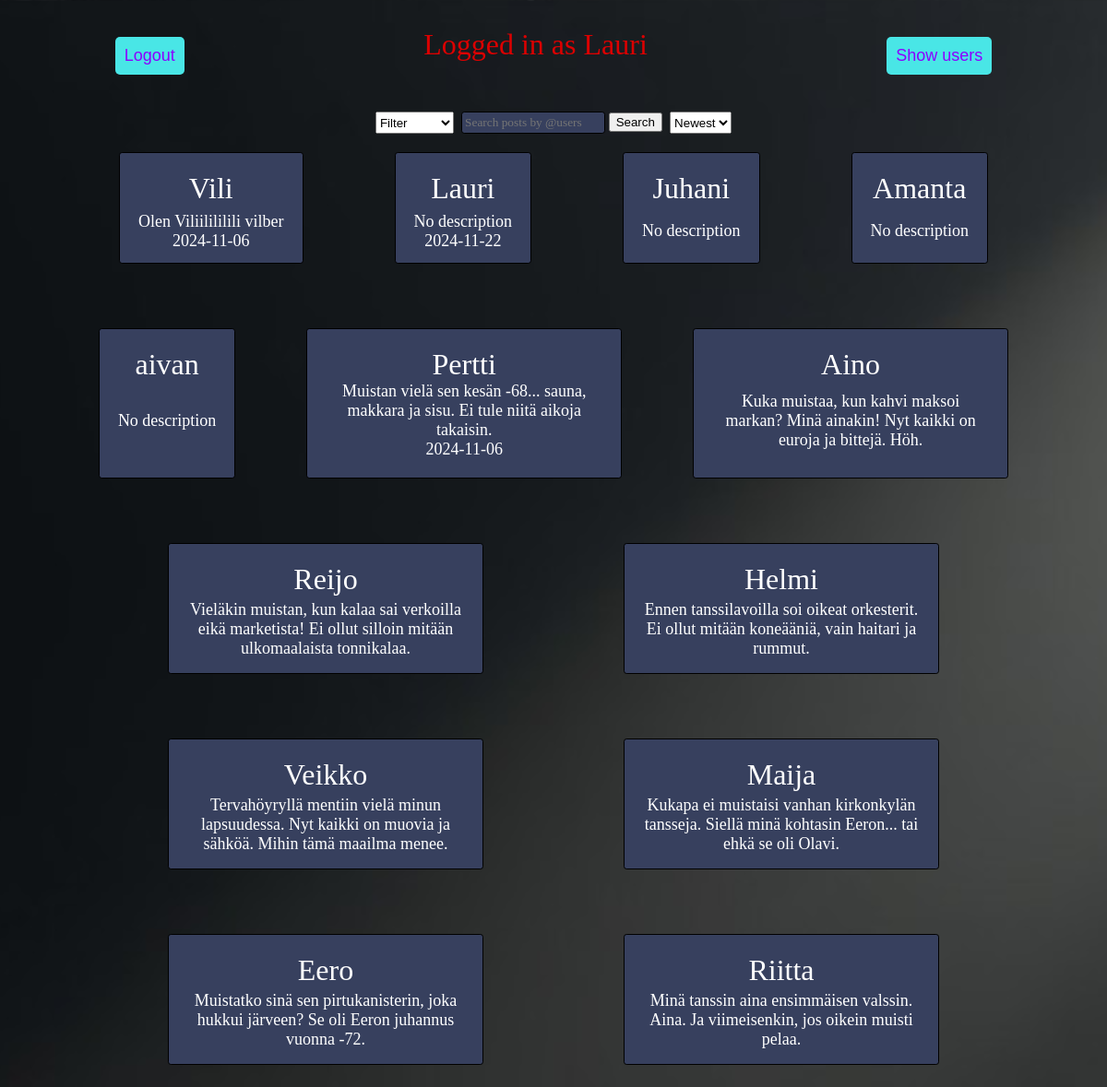
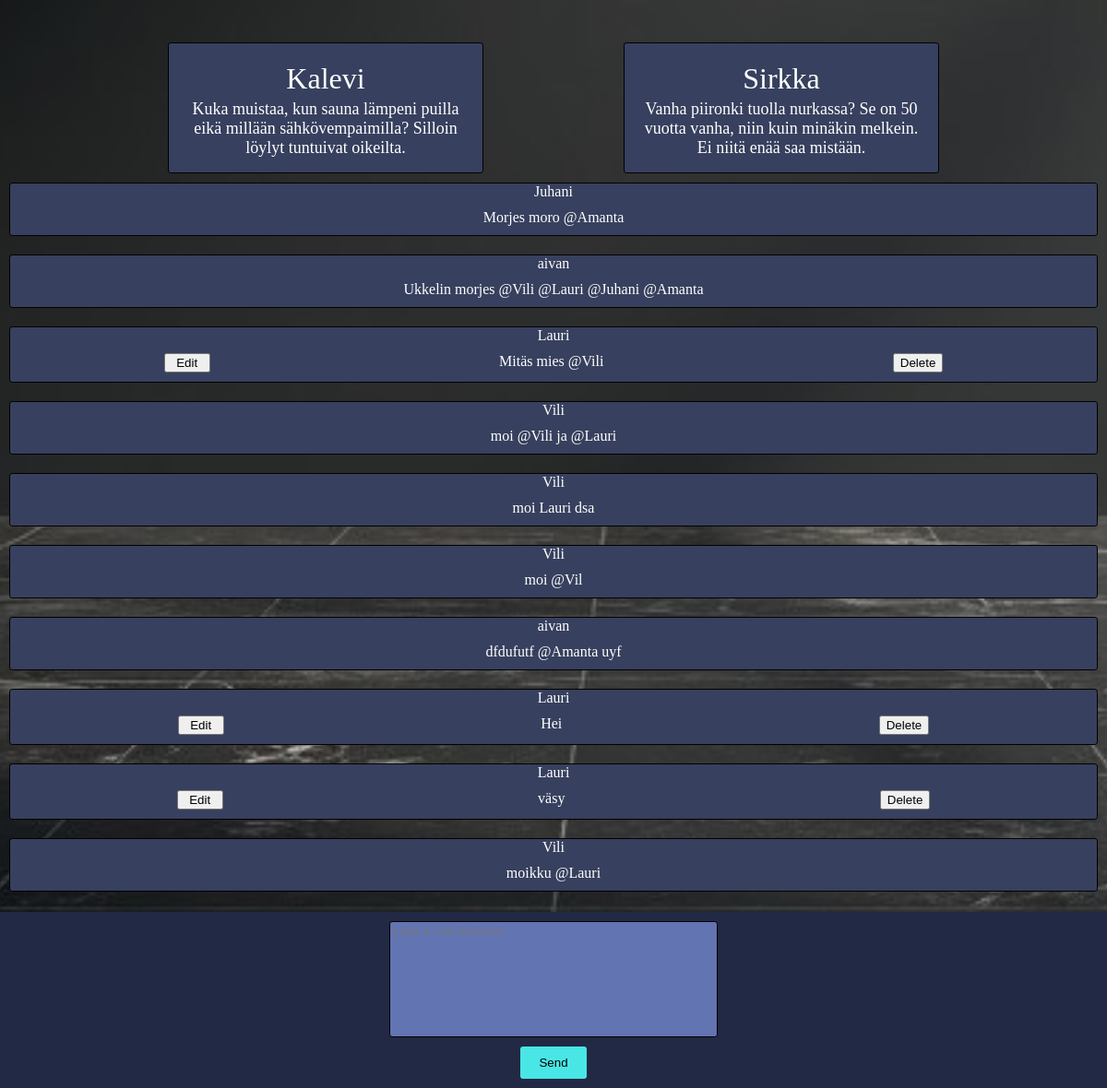
Page /index.php (signed in) on the committed database (2 pictures, top to bottom).
### tables this page shows
CREATE TABLE `users` (
  `id` int(11) NOT NULL,
  `name` varchar(255) NOT NULL,
  `password` varchar(255) NOT NULL,
  `email` varchar(255) NOT NULL,
  `description` varchar(255) NOT NULL,
  `creation_date` date DEFAULT NULL
);

CREATE TABLE `posts` (
  `id` int(11) NOT NULL,
  `content` varchar(255) NOT NULL,
  `sender` int(11) NOT NULL
);

### index.php (the view, shortened to what this page needs)
<?php
include 'dbyhteys.php';
?>
<!DOCTYPE html>
<html lang="en">
<head>
    <link rel="stylesheet" href="style.css">
</head>
<body>
    <div id="topbar">
        <?php
        if (isset($_SESSION["user"])) {
            ?>
            <form action="logout.php" method="POST">
                <input id="logoutButton" type="submit" value="Logout">
            </form>
            <?php
        }
        ?>
        <div id="user">
            <?php
                if (isset($_SESSION["user"])) {
                    echo "Logged in as " . $_SESSION["user"]["name"];
                }
            ?>
        </div>
        <?php
        if (isset($_SESSION["user"])) {
            ?>
            <button class="showButton" id="showUserButton" onclick="
                document.querySelector('#showUserButton').style.display = 'none';
                document.querySelector('#showPostsButton').style.display = 'block';
                document.querySelector('#posts').style.display = 'none';
                document.querySelector('#showUserForm').style.display = 'block';
                ">Show users
            </button>
            <?php
        }
        ?>
    </div>
    <?php
    if ($_SESSION != null) {
        ?>
        <div id="Filters">
            <select id="filterSelect" onChange="filterSelect()">
                <option value="" disabled selected>Filter</option>
            </select>
            <div id="search">
                <input id="searchInput" type="text" placeholder="Search posts by @users ">
                <button id="searchButton">Search</button>
            </div>
            <select id="sortSelect" onChange="sortSelect()">
                <option value="Newest">Newest</option>
            </select>
        </div>
        <?php
    }
    ?>
    <div id="users">
        <?php
        if (isset($_SESSION["user"])) {
            $users = $conn->query("SELECT * FROM `users`")->fetchAll();
            foreach ($users as $user) {
                echo "<div class='user'>" . $user["name"] . "<br><div class='userDescription'>" .
                $user["description"];
                if ($user["description"] == null) {
                    echo "No description";
                }
                echo "<br>" . $user["creation_date"] . "</div></div>";
            }
        }
        ?>
    </div>
    <div id="posts">
        <?php
        $posts = $conn->query("SELECT * FROM `posts`")->fetchAll();
        foreach ($posts as $post) {
            echo "<div class='post'>";
            $user = $conn->query("SELECT * FROM `users` WHERE `id` = " . $post['sender'])->fetch();
            echo $user["name"] . "<br><div class='contentRow'>";
            if (isset($_SESSION["user"]["id"]) && $post["sender"] == $_SESSION["user"]["id"]) {
                ?>
                <button class="editButton" onclick="
                    this.closest('.post').querySelector('.editButton').style.display = 'none';
                    this.closest('.post').querySelector('.postContent').style.display = 'none';
                    this.closest('.post').querySelector('.postDelete').style.display = 'none';
                    this.closest('.post').querySelector('.editForm').style.display = 'block';
                    this.closest('.post').querySelector('.editContent').value = this.closest('.post').querySelector('.postContent').innerText;
                    this.closest('.post').querySelector('.editId').value = this.closest('.post').querySelector('.postDelete input').value;
                    ">Edit
                </button>
                <?php
            }
            echo "<div class='postContent'>" . $post["content"] . "</div>";
            if (isset($_SESSION["user"]["id"]) && $post["sender"] == $_SESSION["user"]["id"]) {
                ?>
                <form class="postDelete" action="deletepost.php" method="POST">
                    <input type="submit" value="Delete">
                </form>
                <?php
            }
            echo "</div></div>";
          }
        ?>
    </div>
    <?php
    if (isset($_SESSION["user"])) {
        ?>
        <div id="sendbox">
            <form action="sendpost.php" method="POST" id="sendboxForm">
                <textarea
                    rows="2"
                    cols="25"
                    id ="sendInputbox"
                    type="text"
                    name="content"
                    id="content"
                    maxlength="144"
                    placeholder="Limit is 144 characters"
                    ></textarea>
                <input id ="sendbutton" type="submit" value="Send">
            </form>
        </div>
        <?php
    }
    ?>
</body>
</html>

### style.css (style rules this page uses)
body { display: flex; flex-direction: column; text-align: center; background-image: url('./pics/frogger.jpg'); background-image: url('./pics/image-cache.jpg'); background-image: url('./pics/image-cache.jpg'); background-size: cover; background-position: center; margin: 0; min-height: 100vh; font-family: 'Indie Flower', cursive; color: #FFFF; }
#topbar { display: flex; justify-content: space-around; padding-block: 20px; }
.showButton { margin-top: 20px; background-color: rgb(73, 230, 230); padding: 10px; font-size: 1.5vw; color: rgb(140, 0, 255); border-radius: 5px; border: none; }
#logoutButton { margin-top: 20px; background-color: rgb(73, 230, 230); padding: 10px; font-size: 1.5vw; color: rgb(140, 0, 255); border-radius: 5px; border: none; }
.editButton { width: 50px; }
#user { color:#db0000; font-size: xx-large; padding: 10px; }
#Filters { display: flex; justify-content: center; padding-block: 20px; }
#searchInput { background-color: rgb(55, 64, 94); width: 63%; color: #FFFF; border-radius: 0.1vh; border-radius: 0.4vh; border: solid 0.1vh black; font-family: 'Indie Flower', cursive; padding: 3px; }
#users { display: flex; justify-content: space-evenly; flex-wrap: wrap; gap: 70px; padding-inline: 100px; }
.user { font-size: xx-large; background-color: rgb(55, 64, 94); padding: 20px; max-width: 300px; border-radius: 0.4vh; border: solid 0.1vh black; }
.userDescription { font-size: large; display: flex; align-items: center; height: 70%; }
#posts { display: flex; flex-direction: column-reverse; padding-bottom: 160px; }
.post { background-color: rgb(55, 64, 94); border: solid 0.1vh black; margin: 10px; border-radius: 0.4vh; }
#sendbox { position: fixed; left: 0; right: 0; bottom: 0; background-color: rgb(33, 41, 68); padding-block: 10px; }
#sendboxForm { display: flex; justify-content: center; flex-direction: column; gap: 10px; align-items: center; }
#sendInputbox { background-color: rgb(98, 116, 177); width: 40%; max-width: 350px; height: 120px; border-radius: 0.1vh; border-radius: 0.4vh; border: solid 0.1vh black; font-family: 'Indie Flower', cursive; resize: none; color: #FFFF; }
#sendbutton { background-color: rgb(73, 230, 230); border: none; border-radius: 0.1vh; border-radius: 3px; padding-inline: 20px; padding-block: 10px; height: 50%; }
.contentRow { display: flex; justify-content: space-around; margin: 10px; text-align: center; }

### rows in the picture
users: name "Vili", description "Olen Viliilililili vilber", creation_date "2024-11-06"
users: name "Lauri", description "No description", creation_date "2024-11-22"
users: name "Juhani", description "No description"
users: name "Amanta", description "No description"
users: name "aivan", description "No description"
users: name "Pertti", description "Muistan vielä sen kesän -68... sauna, makkara ja sisu. Ei tule niitä aikoja takaisin.", creation_date "2024-11-06"
users: name "Aino", description "Kuka muistaa, kun kahvi maksoi markan? Minä ainakin! Nyt kaikki on euroja ja bittejä. Höh."
users: name "Reijo", description "Vieläkin muistan, kun kalaa sai verkoilla eikä marketista! Ei ollut silloin mitään ulkomaalaista tonnikalaa."
users: name "Helmi", description "Ennen tanssilavoilla soi oikeat orkesterit. Ei ollut mitään koneääniä, vain haitari ja rummut."
users: name "Veikko", description "Tervahöyryllä mentiin vielä minun lapsuudessa. Nyt kaikki on muovia ja sähköä. Mihin tämä maailma menee."
users: name "Maija", description "Kukapa ei muistaisi vanhan kirkonkylän tansseja. Siellä minä kohtasin Eeron... tai ehkä se oli Olavi."
users: name "Eero", description "Muistatko sinä sen pirtukanisterin, joka hukkui järveen? Se oli Eeron juhannus vuonna -72."
users: name "Riitta", description "Minä tanssin aina ensimmäisen valssin. Aina. Ja viimeisenkin, jos oikein muisti pelaa."
users: name "Kalevi", description "Kuka muistaa, kun sauna lämpeni puilla eikä millään sähkövempaimilla? Silloin löylyt tuntuivat oikeilta."
users: name "Sirkka", description "Vanha piironki tuolla nurkassa? Se on 50 vuotta vanha, niin kuin minäkin melkein. Ei niitä enää saa mistään."
posts: sender.name "Vili", content "moikku @Lauri"
posts: sender.name "Lauri", shows "Edit", content "väsy"
posts: sender.name "Lauri", shows "Edit", content "Hei"
posts: sender.name "aivan", content "dfdufutf @Amanta uyf"
posts: sender.name "Vili", content "moi @Vil"
posts: sender.name "Vili", content "moi Lauri dsa"
posts: sender.name "Vili", content "moi @Vili ja @Lauri"
posts: sender.name "Lauri", shows "Edit", content "Mitäs mies @Vili"
posts: sender.name "aivan", content "Ukkelin morjes @Vili @Lauri @Juhani @Amanta"
posts: sender.name "Juhani", content "Morjes moro @Amanta"

### other values in the picture
$_SESSION["user"]["name"] "Lauri"
